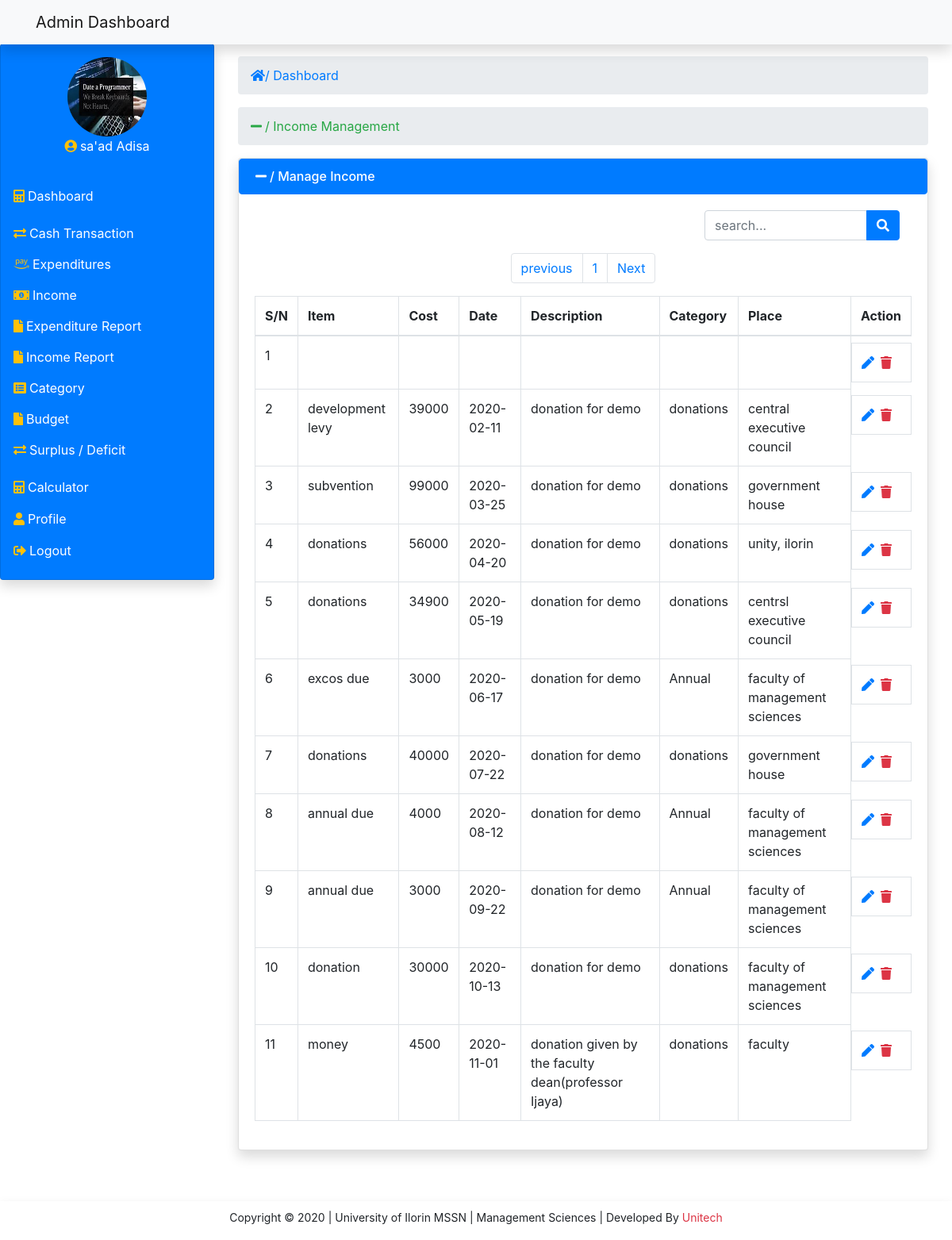
The page /views/manageinc.php (signed in) on the database its author committed.
### tables this page shows
CREATE TABLE `income` (
  `id` int(11) NOT NULL,
  `item` varchar(200) NOT NULL,
  `itemdate` text NOT NULL,
  `cost` int(11) NOT NULL,
  `noteDate` timestamp NOT NULL DEFAULT CURRENT_TIMESTAMP ON UPDATE CURRENT_TIMESTAMP,
  `itemdesc` text NOT NULL,
  `category` varchar(200) NOT NULL,
  `place` text NOT NULL
);

### modal/modal.php (called while the page is built, shortened)
<?php
    class Modal{
        private $localhost = 'localhost';
        private $dbname = 'management';
        private $username = 'root';
        private $password = '';
        public $conn;
        public function __construct(){
           try {
               $this->conn = new mysqli($this->localhost,$this->username,$this->password,$this->dbname);
           } catch (Exception $e) {
               echo 'connection failed'.$e->getMessage();
           }
        }
		public function manageInc($start,$rpp,$page,$previous,$next){
			$data = null;
			if (!isset($_POST['searchInc'])) {
				$count = "SELECT COUNT(id) AS id FROM expenditure";
				$query_count = $this->conn->query($count);
				$result_count = mysqli_fetch_array($query_count);
				$total_pages  = intval($result_count['id']) / $rpp;
				$data['total'] = $total_pages;
				$query = "SELECT * FROM income ORDER BY itemdate LIMIT $start,$rpp";
				$stmt = $this->conn->prepare($query);
				$stmt->execute();
				$result = $stmt->get_result();
				if(mysqli_num_rows($result) > 0){
					while($fetch = $result->fetch_assoc()){
						$data[] = $fetch;
					}
				}
				else {
					$error = '<div class="alert alert-danger">Error fetching data try later!</div>';
				}
			}
			return $data;
		}
		public function fetch_picture($id){
			$data = null;
			$query = "SELECT picture FROM admin_details WHERE id = ?";
			$stmt = $this->conn->prepare($query);
			$stmt->bind_param('i',$id);
			if($stmt->execute()){
				$result = $stmt->get_result();
				$fetch = $result->fetch_assoc();
				$data = $fetch;
			}
			return $data;
		}
    }
?>

### views/manageinc.php (the view, shortened to what this page needs)
<!DOCTYPE html>
<html lang="en">
<head>
     <link rel="stylesheet" href="../css/style.css">
    <link rel="stylesheet" href="../css/all.css">
    <link rel="stylesheet" href="../css/bootstrap.min.css">
    <link rel="stylesheet" href="../css/fontawesome.min.css">
</head>
<body>
            <?php include '../includes/topbar.php';?>
            <?php include '../includes/sidebar.php';?>
            <ol class="breadcrumb">
                <li class="active text-success"><i class="fa fa-minus mr-1"></i>/ Income Management</li>
            </ol>
        <div class="card shadow">
            <div>
                <h6 class="list-group-item active"><i class="fa fa-minus mr-1"></i>/ Manage Income</h6>
            </div>
            <div class="card-body">
             <div class="col-md-4 ml-auto">
                                                    <form action="#" method="POST" class="form-group">
                                                        <div class="input-group">
                                                            <input type="text" class="form-control" name="search" type="search" placeholder="search...">
                                                            <span class="input-group-append">
                                                                <button name="searchInc" class="btn btn-primary" type="submit">
                                                                    <i class="fa fa-search"></i>
                                                                </button>
                                                            </span>
                                                        </div>
                                                    </form>
                                                </div>
                        <nav arial-black="Page navigation example text-center">
                            <ul class="pagination justify-content-center">
                                <?php
                                $rpp = 10;
                                if (isset($_GET['page'])) {
                                    $page = $_GET['page'];
                                }
                                else{
                                    $page = 1;
                                }
                                if ($page > 1) {
                                    $start = ($page * $rpp) - $rpp;
                                }
                                else {
                                    $start = 1;
                                }
                                $previous = $page - 1;
                                $next = $page + 1;
                                $count = 1;
                                $modal = new Modal;
                                $row =  $modal->manageInc($start,$rpp,$page,$previous,$next);
                                $total_pages = $row['total'];
                                ?>
                                <li class="page-item"><a href="manageinc.php?page=<?= $previous;?>" class="page-link">previous</a></li>
                                <?php
                                for ($i=1; $i<= $total_pages; $i++):?>
                                    <li class="page-item"><a href="manageinc.php?page=<?= $i;?>" class="page-link"><?= $i; ?></a></li>
                                <?php endfor; ?>
                                <li class="page-item"><a href="manageinc.php?page=<?= $next;?>" class="page-link">Next</a></li>
                            </ul>
                        </nav>
                    <div class="table-responsive">
                        <table class="table  table-responsive table-bordered table-hover">
                            <thead>
                                <tr>
                                    <th>S/N</th>
                                    <th>Item</th>
                                    <th>Cost</th>
                                    <th>Date</th>
                                    <th>Description</th>
                                    <th>Category</th>
                                    <th>Place</th>
                                    <th>Action</th>
                                </tr>
                            </thead>
                            <tbody>
                                <?php
                                     if (isset($_POST['searchInc'])) {
                                        $modal = new Modal;
                                        $row = $modal->manageInc($start,$rpp,$page,$previous,$next);
                                    }
                                    else{
                                        $modal = new Modal;
                                        $row =  $modal->manageInc($start,$rpp,$page,$previous,$next);
                                    }
                                    if (!empty($row)) {
                                        foreach($row as $rows){?>
                                            <tr>
                                                <td><?= $count++ ; ?></td>
                                                <td><?= $rows['item']; ?></td>
                                                <td><?= $rows['cost']; ?></td>
                                                <td><?= $rows['itemdate']; ?></td>
                                                <td><?= $rows['itemdesc']; ?></td>
                                                <td><?= $rows['category']; ?></td>
                                                <td><?= $rows['place']; ?></td>
                                                <td style="display:flex;" class="my-2">
                                                    <a href="edit.php?incid=<?=$rows['id'];?>"><i class="fas fa-pen mr-2 text-primary"></i></a>
                                                    <a href="delete.php?incid=<?=$rows['id'];?>"><i class="fas fa-trash mr-2 text-danger"></i></a>
                                                </td>
                                            </tr>
                                <?php }} ?>
                            </tbody>
                        </table>
                    </div>
        </div>
    </div>
</div>
            <?php include '../includes/footer.php';?>
</body>
</html>

### includes/sidebar.php (shortened to what this page needs)
  <div class="container-fluid toggle-nav">
      <div class="row justify-content-left align-items-left">
          <div class="col-md-3 nav-toggle" id="cols">
              <div class="card shadow bg-primary text-white p-3">
                  <div class="text-center">
                  <?php
                      include '../modal/modal.php';
                      $modal = new Modal;
                      $id = $_SESSION['id'];
                      $picture = $modal->fetch_picture($id);
             ?>
                      <img src="<?= $picture['picture']; ?>" id="img-fluid" class="img-fluid card-img-top" alt="profile image">
                  </div>
                  <div class="caption">
                      <p class="text-center"><i class="fas text-warning fa-user-circle mr-1 text-warning"></i><?= $_SESSION['username']; ?></p>
                  </div>
                  <ul class="navbar-nav">
                      <li class="nav-item">
                          <a href="../admin/dashboard.php" class="nav-link"><i class="fas text-warning fa-calculator mr-1"></i>Dashboard</a>
                      </li>
                      <li class="nav-item" onclick="transact()"><i class="fas text-warning text-warning fa-exchange-alt mr-1"></i>Cash Transaction
                      </li>
                      <li class="nav-item" onclick="expenditure()"><i class="fab text-warning fa-amazon-pay mr-1"></i>Expenditures
                      </li>
                      <li class="nav-item" onclick="income()"><i class="fas text-warning fa-money-bill-alt mr-1" arial-hidden="true"></i>Income
                      </li>
                      <li class="nav-item" onclick="expReport()"><i class="fa fa-file text-warning mr-1"></i>Expenditure Report
                      </li>
                      <li class="nav-item" onclick="incReport()"><i class="fa fa-file mr-1 text-warning"></i>Income Report
                      </li>
                      <li class="nav-item" onclick="category()"><i class="fas text-warning fa-list-alt mr-1" arial-hidden="true"></i>Category
                      </li>
                      <li class="nav-item" onclick="budget()"><i class="fa text-warning fa-file mr-1"></i>Budget
                      </li>
                      <li class="nav-item" onclick="balance()"><i class="fas text-warning text-warning fa-exchange-alt mr-1"></i>Surplus / Deficit
                      </li>
                      <li class="nav-item"><a href="../views/calculator.php" class="nav-link"><i class="fas text-warning fa-calculator mr-1"></i>Calculator</a></li>
                      <li class="nav-item mt-0"><a href="../views/profile.php" class="nav-link"><i class="fas text-warning fa-user mr-1"></i>Profile</a></li>
                      <li class="nav-item mt-0"><a href="../views/logout.php" class="nav-link"><i class=" text-warning fas fa-sign-out-alt mr-1"></i>Logout</a></li>
                  </ul>
              </div>
          </div>
                          <div class="col-md-9 my-3">
<ol class="breadcrumb">
	<li class="active text-primary"> <i class="fas fa-home text-primary"></i>/ Dashboard</li>
</ol>

### css/style.css (style rules this page uses)
body { margin: 0; padding: 0; scroll-behavior: smooth; background-color: #E5E5E5; }
.toggle-nav { margin-top: 55px !important; }
.container-fluid > .row > .col-md-3 > .card > div > img { border-radius: 50%; text-align: center; margin: 0 auto !important; width: 100px; height: 100px; position: relative; }
.container-fluid > .row > .col-md-3 > .card > ul { position: relative; }
.container-fluid > .row > .col-md-3 > .card > ul > li { margin-top: 15px; cursor: pointer; }
.container-fluid > .row > .col-md-3 > .card > ul > li > div a,.container-fluid > .row > .col-md-3 > .card > ul > li > a { text-decoration: none !important; color: white !important; }
#cols { margin-left: -15px; }

### css/all.css (style rules this page uses)
.fa, .fas, .far, .fal, .fad, .fab { -moz-osx-font-smoothing: grayscale; -webkit-font-smoothing: antialiased; display: inline-block; font-style: normal; font-variant: normal; text-rendering: auto; line-height: 1; }
.fa-amazon-pay:before { content: "\f42c"; }
.fa-calculator:before { content: "\f1ec"; }
.fa-exchange-alt:before { content: "\f362"; }
.fa-file:before { content: "\f15b"; }
.fa-home:before { content: "\f015"; }
.fa-list-alt:before { content: "\f022"; }
.fa-minus:before { content: "\f068"; }
.fa-money-bill-alt:before { content: "\f3d1"; }
.fa-pen:before { content: "\f304"; }
.fa-search:before { content: "\f002"; }
.fa-sign-out-alt:before { content: "\f2f5"; }
.fa-trash:before { content: "\f1f8"; }
.fa-user:before { content: "\f007"; }
.fa-user-circle:before { content: "\f2bd"; }
.fab { font-family: 'Font Awesome 5 Brands'; font-weight: 400; }
.fa, .fas { font-family: 'Font Awesome 5 Free'; font-weight: 900; }

### rows shown on the page
income: item "development levy", cost "39000", itemdate "2020-02-11", itemdesc "donation for demo", category "donations", place "central executive council"
income: item "subvention", cost "99000", itemdate "2020-03-25", itemdesc "donation for demo", category "donations", place "government house"
income: item "donations", cost "56000", itemdate "2020-04-20", itemdesc "donation for demo", category "donations", place "unity, ilorin"
income: item "donations", cost "34900", itemdate "2020-05-19", itemdesc "donation for demo", category "donations", place "centrsl executive council"
income: item "excos due", cost "3000", itemdate "2020-06-17", itemdesc "donation for demo", category "Annual", place "faculty of management sciences"
income: item "donations", cost "40000", itemdate "2020-07-22", itemdesc "donation for demo", category "donations", place "government house"
income: item "annual due", cost "4000", itemdate "2020-08-12", itemdesc "donation for demo", category "Annual", place "faculty of management sciences"
income: item "annual due", cost "3000", itemdate "2020-09-22", itemdesc "donation for demo", category "Annual", place "faculty of management sciences"
income: item "donation", cost "30000", itemdate "2020-10-13", itemdesc "donation for demo", category "donations", place "faculty of management sciences"
income: item "money", cost "4500", itemdate "2020-11-01", itemdesc "donation given by the faculty dean(professor Ijaya)", category "donations", place "faculty"

### other values the page prints
$_SESSION['username'] "sa'ad Adisa"
